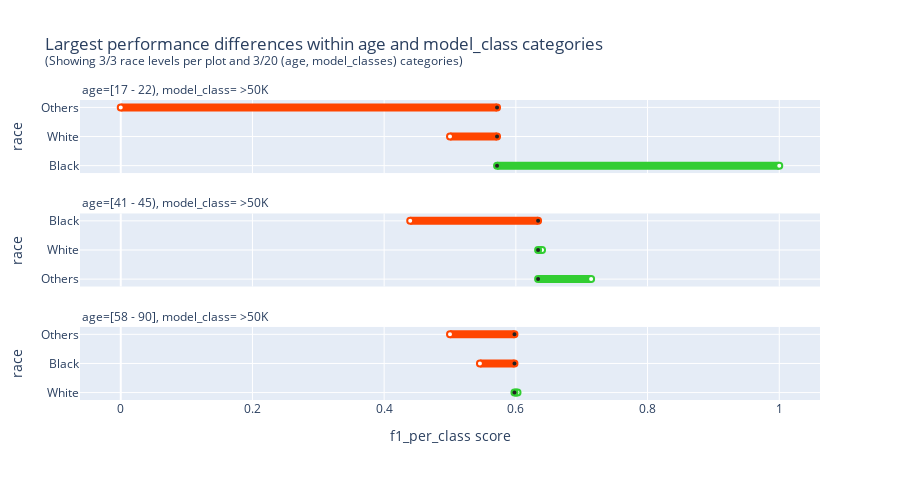

Notebook code for this chart:
### Markdown cell above
### Both control_feature and model_classes

### Code cell
check = PerformanceDisparityReport(protected_feature="race", control_feature="age", scorer="f1_per_class")
res = check.run(dataset, model=model)
res.display[0].show(rendered="svg")

### Figure 1 — Plotly figure (JSON) as saved in the notebook; plotly's stock layout.template omitted (floating-point values rounded to 4 significant figures)
{"data": [{"cliponaxis": false, "hovertemplate": ["%{y}: %{x} (group size: 264)<extra></extra>", "baseline: %{x} (group size: 3130)<extra></extra>"], "line": {"color": "limegreen", "width": 8}, "marker": {"color": ["white", "#222222"], "line": {"color": ["limegreen", "limegreen"], "width": [2, 2]}, "size": 6, "symbol": 0}, "mode": "lines+text+markers", "opacity": 1, "showlegend": false, "type": "scatter", "x": [1, 0.5714], "xaxis": "x", "y": [" Black", " Black"], "yaxis": "y"}, {"cliponaxis": false, "hovertemplate": ["%{y}: %{x} (group size: 2742)<extra></extra>", "baseline: %{x} (group size: 3130)<extra></extra>"], "line": {"color": "orangered", "width": 8}, "marker": {"color": ["white", "#222222"], "line": {"color": ["orangered", "orangered"], "width": [2, 2]}, "size": 6, "symbol": 0}, "mode": "lines+text+markers", "opacity": 1, "showlegend": false, "type": "scatter", "x": [0.5, 0.5714], "xaxis": "x", "y": [" White", " White"], "yaxis": "y"}, {"cliponaxis": false, "hovertemplate": ["%{y}: %{x} (group size: 124)<extra></extra>", "baseline: %{x} (group size: 3130)<extra></extra>"], "line": {"color": "orangered", "width": 8}, "marker": {"color": ["white", "#222222"], "line": {"color": ["orangered", "orangered"], "width": [2, 2]}, "size": 6, "symbol": 0}, "mode": "lines+text+markers", "opacity": 1, "showlegend": false, "type": "scatter", "x": [0, 0.5714], "xaxis": "x", "y": ["Others", "Others"], "yaxis": "y"}, {"cliponaxis": false, "hovertemplate": ["%{y}: %{x} (group size: 155)<extra></extra>", "baseline: %{x} (group size: 3082)<extra></extra>"], "line": {"color": "limegreen", "width": 8}, "marker": {"color": ["white", "#222222"], "line": {"color": ["limegreen", "limegreen"], "width": [2, 2]}, "size": 6, "symbol": 0}, "mode": "lines+text+markers", "opacity": 1, "showlegend": false, "type": "scatter", "x": [0.7143, 0.6338], "xaxis": "x2", "y": ["Others", "Others"], "yaxis": "y2"}, {"cliponaxis": false, "hovertemplate": ["%{y}: %{x} (group size: 2602)<extra></extra>", "baseline: %{x} (group size: 3082)<extra></extra>"], "line": {"color": "limegreen", "width": 8}, "marker": {"color": ["white", "#222222"], "line": {"color": ["limegreen", "limegreen"], "width": [2, 2]}, "size": 6, "symbol": 0}, "mode": "lines+text+markers", "opacity": 1, "showlegend": false, "type": "scatter", "x": [0.6398, 0.6338], "xaxis": "x2", "y": [" White", " White"], "yaxis": "y2"}, {"cliponaxis": false, "hovertemplate": ["%{y}: %{x} (group size: 325)<extra></extra>", "baseline: %{x} (group size: 3082)<extra></extra>"], "line": {"color": "orangered", "width": 8}, "marker": {"color": ["white", "#222222"], "line": {"color": ["orangered", "orangered"], "width": [2, 2]}, "size": 6, "symbol": 0}, "mode": "lines+text+markers", "opacity": 1, "showlegend": false, "type": "scatter", "x": [0.4396, 0.6338], "xaxis": "x2", "y": [" Black", " Black"], "yaxis": "y2"}, {"cliponaxis": false, "hovertemplate": ["%{y}: %{x} (group size: 3008)<extra></extra>", "baseline: %{x} (group size: 3365)<extra></extra>"], "line": {"color": "limegreen", "width": 8}, "marker": {"color": ["white", "#222222"], "line": {"color": ["limegreen", "limegreen"], "width": [2, 2]}, "size": 6, "symbol": 0}, "mode": "lines+text+markers", "opacity": 1, "showlegend": false, "type": "scatter", "x": [0.6025, 0.5979], "xaxis": "x3", "y": [" White", " White"], "yaxis": "y3"}, {"cliponaxis": false, "hovertemplate": ["%{y}: %{x} (group size: 247)<extra></extra>", "baseline: %{x} (group size: 3365)<extra></extra>"], "line": {"color": "orangered", "width": 8}, "marker": {"color": ["white", "#222222"], "line": {"color": ["orangered", "orangered"], "width": [2, 2]}, "size": 6, "symbol": 0}, "mode": "lines+text+markers", "opacity": 1, "showlegend": false, "type": "scatter", "x": [0.5455, 0.5979], "xaxis": "x3", "y": [" Black", " Black"], "yaxis": "y3"}, {"cliponaxis": false, "hovertemplate": ["%{y}: %{x} (group size: 110)<extra></extra>", "baseline: %{x} (group size: 3365)<extra></extra>"], "line": {"color": "orangered", "width": 8}, "marker": {"color": ["white", "#222222"], "line": {"color": ["orangered", "orangered"], "width": [2, 2]}, "size": 6, "symbol": 0}, "mode": "lines+text+markers", "opacity": 1, "showlegend": false, "type": "scatter", "x": [0.5, 0.5979], "xaxis": "x3", "y": ["Others", "Others"], "yaxis": "y3"}], "layout": {"annotations": [{"font": {"size": 12}, "showarrow": false, "text": "age=[17 - 22), model_class= >50K", "x": 0, "xanchor": "left", "xref": "paper", "y": 1, "yanchor": "bottom", "yref": "paper"}, {"font": {"size": 12}, "showarrow": false, "text": "age=[41 - 45), model_class= >50K", "x": 0, "xanchor": "left", "xref": "paper", "y": 0.6218, "yanchor": "bottom", "yref": "paper"}, {"font": {"size": 12}, "showarrow": false, "text": "age=[58 - 90], model_class= >50K", "x": 0, "xanchor": "left", "xref": "paper", "y": 0.2435, "yanchor": "bottom", "yref": "paper"}], "height": 480, "title": {"text": "Largest performance differences within age and model_class categories<br><sup>(Showing 3/3 race levels per plot and 3/20 (age, model_classes) categories)</sup>"}, "xaxis": {"anchor": "y", "domain": [0, 1], "matches": "x3", "showticklabels": false}, "xaxis2": {"anchor": "y2", "domain": [0, 1], "matches": "x3", "showticklabels": false}, "xaxis3": {"anchor": "y3", "domain": [0, 1], "title": {"text": "f1_per_class score"}}, "yaxis": {"anchor": "x", "domain": [0.7565, 1], "tickmode": "linear", "title": {"text": "race"}}, "yaxis2": {"anchor": "x2", "domain": [0.3782, 0.6218], "tickmode": "linear", "title": {"text": "race"}}, "yaxis3": {"anchor": "x3", "domain": [0, 0.2435], "tickmode": "linear", "title": {"text": "race"}}}}
